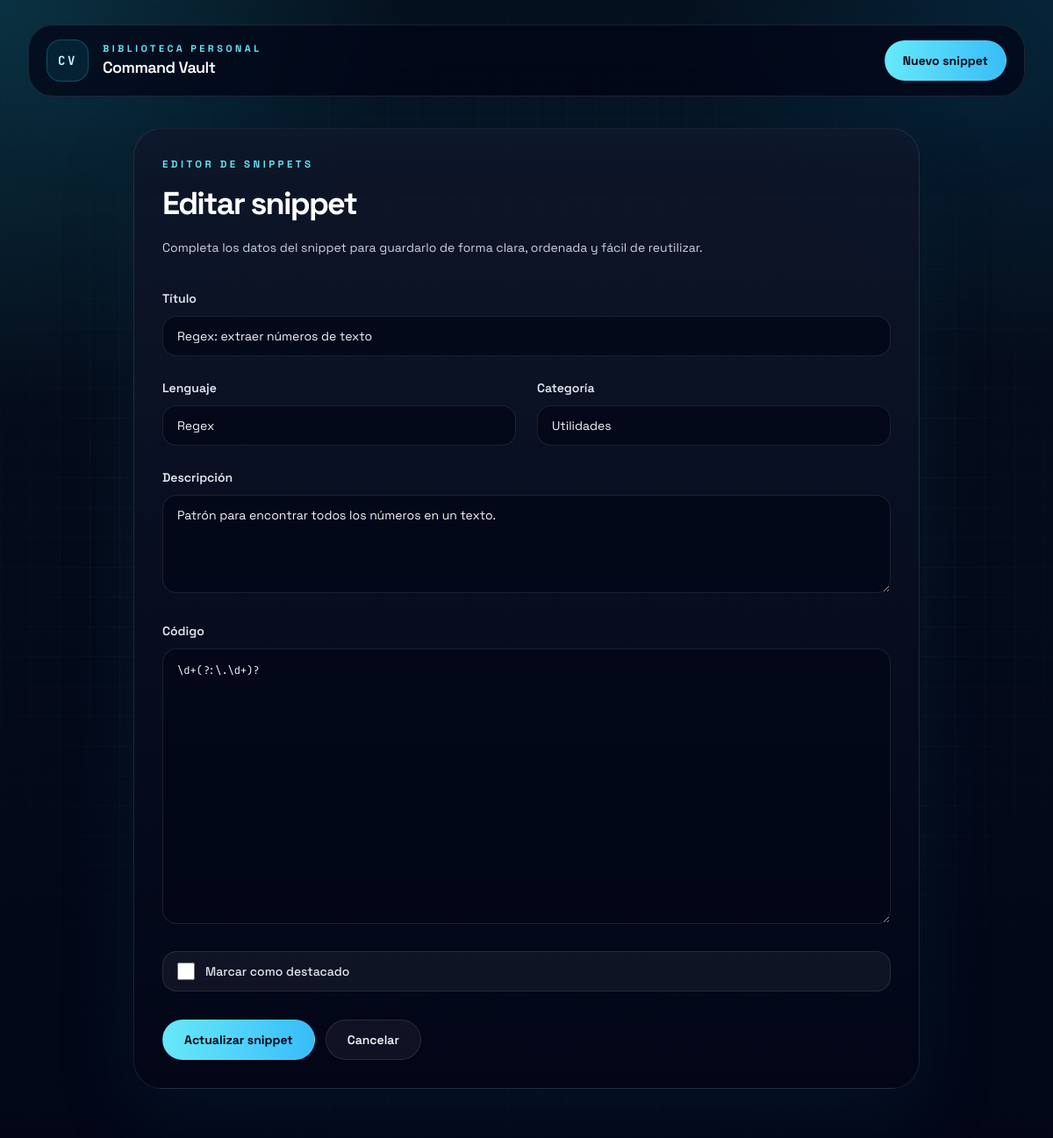
The page /editar/106/ on the database its author committed.
### vault/models.py (models this page shows, shortened)
class Snippet(models.Model):
    LENGUAJES = [
        ('python', 'Python'),
        ('javascript', 'JavaScript'),
        ('html', 'HTML'),
        ('css', 'CSS'),
        ('bash', 'Bash'),
        ('sql', 'SQL'),
        ('django', 'Django'),
        ('git', 'Git'),
        ('docker', 'Docker'),
        ('regex', 'Regex'),
        ('json', 'JSON'),
        ('yaml', 'YAML'),
    ]
    CATEGORIAS = [
        ('backend', 'Backend'),
        ('frontend', 'Frontend'),
        ('database', 'Base de datos'),
        ('devops', 'DevOps'),
        ('utils', 'Utilidades'),
    ]
    titulo = models.CharField(max_length=120)
    lenguaje = models.CharField(max_length=20, choices=LENGUAJES)
    categoria = models.CharField(max_length=20, choices=CATEGORIAS)
    descripcion = models.TextField()
    codigo = models.TextField()
    destacado = models.BooleanField(default=False)
    creado_en = models.DateTimeField(auto_now_add=True)
    actualizado_en = models.DateTimeField(auto_now=True)
    class Meta:
        ordering = ['-creado_en']
        verbose_name = 'Snippet'
        verbose_name_plural = 'Snippets'

### vault/views.py (the view)
# urls.py: path('editar/<int:pk>/', views.snippet_update, name='snippet_update'),
def snippet_update(request, pk):
    snippet = get_object_or_404(Snippet, pk=pk)
    if request.method == 'POST':
        form = SnippetForm(request.POST, instance=snippet)
        if form.is_valid():
            snippet = form.save()
            return redirect('snippet_detail', pk=snippet.pk)
    else:
        form = SnippetForm(instance=snippet)
    return render(request, 'vault/snippet_form.html', {
        'form': form,
        'titulo_pagina': 'Editar snippet',
        'texto_boton': 'Actualizar snippet'
    })

### vault/templates/vault/snippet_form.html (shortened to what this page needs)
{% extends 'vault/base.html' %}
{% block content %}
<section class="mx-auto max-w-4xl">
    <div class="rounded-[32px] border border-white/10 bg-[linear-gradient(180deg,rgba(15,23,42,0.9),rgba(2,6,23,0.96))] p-6 shadow-glow sm:p-8">
        <div class="max-w-2xl">
            <p class="text-[0.72rem] font-bold uppercase tracking-[0.3em] text-cyan-300">Editor de snippets</p>
            <h1 class="mt-4 text-4xl font-bold tracking-[-0.05em] text-white">{{ titulo_pagina }}</h1>
            <p class="mt-4 text-sm leading-7 text-slate-300">Completa los datos del snippet para guardarlo de forma clara, ordenada y fácil de reutilizar.</p>
        </div>
        <form method="post" class="mt-8 space-y-6">
            <div class="space-y-2">
                <label class="text-sm font-semibold text-slate-200" for="{{ form.titulo.id_for_label }}">Título</label>
                {{ form.titulo }}
            </div>
            <div class="grid gap-6 md:grid-cols-2">
                <div class="space-y-2">
                    <label class="text-sm font-semibold text-slate-200" for="{{ form.lenguaje.id_for_label }}">Lenguaje</label>
                    {{ form.lenguaje }}
                </div>
                <div class="space-y-2">
                    <label class="text-sm font-semibold text-slate-200" for="{{ form.categoria.id_for_label }}">Categoría</label>
                    {{ form.categoria }}
                </div>
            </div>
            <div class="space-y-2">
                <label class="text-sm font-semibold text-slate-200" for="{{ form.descripcion.id_for_label }}">Descripción</label>
                {{ form.descripcion }}
            </div>
            <div class="space-y-2">
                <label class="text-sm font-semibold text-slate-200" for="{{ form.codigo.id_for_label }}">Código</label>
                {{ form.codigo }}
            </div>
            <label class="flex items-center gap-3 rounded-2xl border border-white/10 bg-white/5 px-4 py-3 text-sm text-slate-200" for="{{ form.destacado.id_for_label }}">
                {{ form.destacado }}
                <span class="font-medium">Marcar como destacado</span>
            </label>
            <div class="flex flex-wrap gap-3 pt-2">
                <button type="submit" class="inline-flex items-center justify-center rounded-full border border-cyan-300/20 bg-gradient-to-r from-cyan-300 to-sky-400 px-6 py-3 text-sm font-bold text-slate-950 transition hover:-translate-y-0.5">{{ texto_boton }}</button>
                <a href="{% url 'snippet_list' %}" class="inline-flex items-center justify-center rounded-full border border-white/10 bg-white/5 px-6 py-3 text-sm font-semibold text-slate-100 transition hover:border-cyan-300/30 hover:bg-cyan-300/10">Cancelar</a>
            </div>
        </form>
    </div>
</section>
{% endblock %}

### rows shown on the page
Snippet: titulo "Regex: extraer números de texto", lenguaje "Regex", categoria "Utilidades", descripcion "Patrón para encontrar todos los números en un texto.", codigo "\\d+(?:\\.\\d+)?"

### other values the page prints
{{ titulo_pagina }} "Editar snippet"
{{ texto_boton }} "Actualizar snippet"
